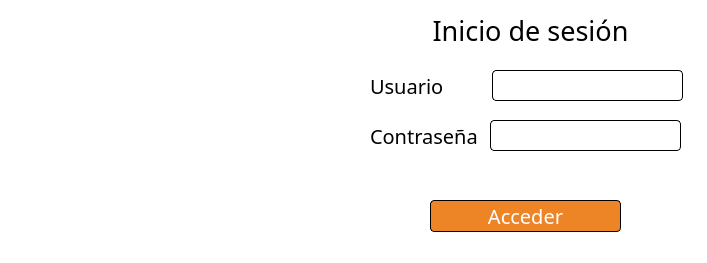
<?xml version="1.0" encoding="UTF-8"?>
<ui version="4.0">
 <class>uix_login</class>
 <widget class="QDialog" name="uix_login">
  <property name="geometry">
   <rect>
    <x>0</x>
    <y>0</y>
    <width>707</width>
    <height>263</height>
   </rect>
  </property>
  <property name="maximumSize">
   <size>
    <width>707</width>
    <height>263</height>
   </size>
  </property>
  <property name="windowTitle">
   <string>TODOVENTAS - Inicio de sesión</string>
  </property>
  <property name="styleSheet">
   <string notr="true">background-color:white;</string>
  </property>
  <widget class="QLabel" name="label">
   <property name="geometry">
    <rect>
     <x>0</x>
     <y>0</y>
     <width>331</width>
     <height>261</height>
    </rect>
   </property>
   <property name="text">
    <string/>
   </property>
   <property name="pixmap">
    <pixmap>../images/logoApp.png</pixmap>
   </property>
   <property name="scaledContents">
    <bool>true</bool>
   </property>
  </widget>
  <widget class="QLabel" name="label_2">
   <property name="geometry">
    <rect>
     <x>380</x>
     <y>10</y>
     <width>301</width>
     <height>41</height>
    </rect>
   </property>
   <property name="font">
    <font>
     <family>Idealist Sans</family>
     <pointsize>20</pointsize>
    </font>
   </property>
   <property name="text">
    <string>Inicio de sesión</string>
   </property>
   <property name="alignment">
    <set>Qt::AlignCenter</set>
   </property>
  </widget>
  <widget class="QLabel" name="label_3">
   <property name="geometry">
    <rect>
     <x>370</x>
     <y>70</y>
     <width>131</width>
     <height>31</height>
    </rect>
   </property>
   <property name="font">
    <font>
     <family>Idealist Sans</family>
     <pointsize>15</pointsize>
    </font>
   </property>
   <property name="text">
    <string>Usuario</string>
   </property>
  </widget>
  <widget class="QLabel" name="label_4">
   <property name="geometry">
    <rect>
     <x>370</x>
     <y>120</y>
     <width>131</width>
     <height>31</height>
    </rect>
   </property>
   <property name="font">
    <font>
     <family>Idealist Sans</family>
     <pointsize>15</pointsize>
    </font>
   </property>
   <property name="text">
    <string>Contraseña</string>
   </property>
  </widget>
  <widget class="QLineEdit" name="lineEdit">
   <property name="geometry">
    <rect>
     <x>492</x>
     <y>70</y>
     <width>191</width>
     <height>31</height>
    </rect>
   </property>
   <property name="font">
    <font>
     <family>Idealist Sans</family>
     <pointsize>14</pointsize>
    </font>
   </property>
   <property name="styleSheet">
    <string notr="true">border-radius: 4px;
border:1px solid black;</string>
   </property>
  </widget>
  <widget class="QLineEdit" name="lineEdit_2">
   <property name="geometry">
    <rect>
     <x>490</x>
     <y>120</y>
     <width>191</width>
     <height>31</height>
    </rect>
   </property>
   <property name="font">
    <font>
     <family>Idealist Sans</family>
     <pointsize>14</pointsize>
    </font>
   </property>
   <property name="styleSheet">
    <string notr="true">border-radius: 4px;
border:1px solid black;</string>
   </property>
  </widget>
  <widget class="QPushButton" name="pushButton">
   <property name="geometry">
    <rect>
     <x>430</x>
     <y>200</y>
     <width>191</width>
     <height>32</height>
    </rect>
   </property>
   <property name="font">
    <font>
     <family>Idealist Sans</family>
     <pointsize>15</pointsize>
    </font>
   </property>
   <property name="styleSheet">
    <string notr="true">border-radius: 4px;
border:1px solid black;
background-color:rgb(237,133,39);
color:white;</string>
   </property>
   <property name="text">
    <string>Acceder</string>
   </property>
  </widget>
 </widget>
 <resources>
  <include location="config.qrc"/>
 </resources>
 <connections/>
</ui>
